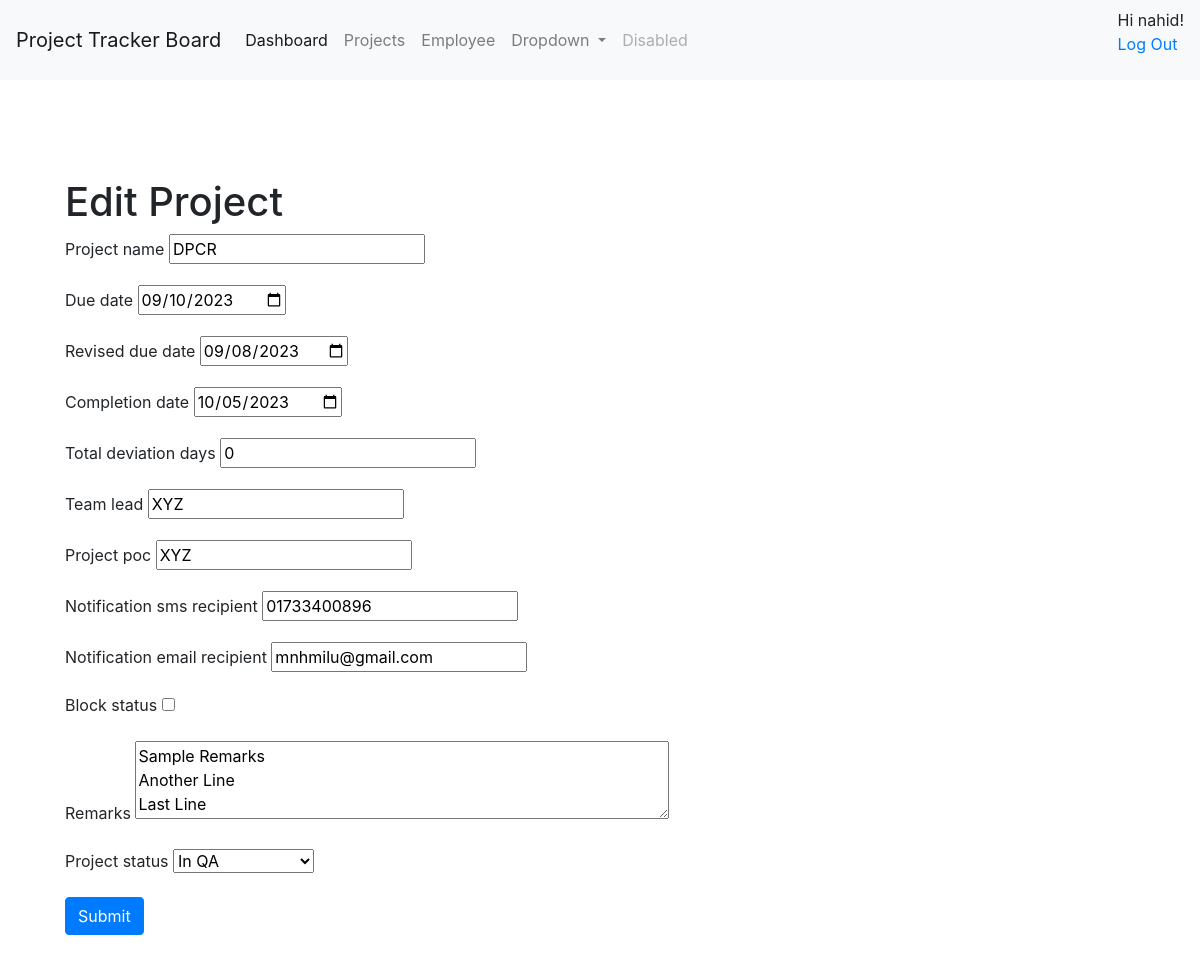
Page /project/edit/1 (signed in) on the committed database.
### employee/models.py (models this page shows)
class Project(models.Model):
    PROJECT_STATUS = PROJECT_STATUS_CHOICES
    project_id = models.AutoField(primary_key=True)
    project_name = models.CharField(max_length=100)
    due_date = models.DateField(null=True, blank=True)
    revised_due_date = models.DateField(null=True, blank=True)
    completion_date = models.DateField(null=True, blank=True)
    total_deviation_days=models.IntegerField(default=0)
    team_lead=models.CharField(max_length=50,blank=True)
    project_poc=models.CharField(max_length=50,blank=True)
    notification_sms_recipient=models.CharField(max_length=100, blank=True)
    notification_email_recipient=models.CharField(max_length=100, blank=True)
    block_status=models.BooleanField(default=False)
    inserted_by=models.CharField(max_length=250,default="admin",blank=True)
    insert_date=models.DateTimeField(auto_now_add=True)
    updated_by=models.CharField(max_length=250,default="admin",blank=True)
    update_date=models.DateTimeField(auto_now_add=True)
    remarks=models.CharField(max_length=250,blank=True)
    project_status = models.CharField(max_length=20, choices=PROJECT_STATUS)
    class Meta:
        managed = True
        db_table = "project"

### employee/views_project.py (the view)
# urls.py: path('project/edit/<int:id>', views_project.edit),
@login_required
def edit(request, id):
    logger.warning("edit called------------->with"+request.method);
    project = get_object_or_404(Project, pk=id)
    logger.warning("debug---->"+str(project.completion_date))
    if request.method == 'POST':
        form = ProjectForm(request.POST, instance=project)
        messages.error(request,form.errors)
        if form.is_valid():
            form.save()
            return redirect('/project/index')
    else:
        form = ProjectForm(instance=project)
    return render(request, 'project/edit.html', {'form': form, 'project': project})

### employee/forms.py (shortened to what this page needs)
class ProjectForm(forms.ModelForm):
    project_status = forms.ChoiceField(choices=PROJECT_STATUS_CHOICES, initial='initiated')
    class Meta:
        model = Project
        fields = "__all__"
        exclude=['inserted_by','updated_by']
        widgets = {
            'due_date': DateInput(),
            'revised_due_date': DateInput() ,
            'completion_date': DateInput() ,
            'remarks': forms.Textarea(attrs={'rows': 3, 'cols': 50}),
        }

### employee/templates/project/edit.html (shortened to what this page needs)
{% extends "base.html" %} {% block content %}
<div class="container mt-5">
  <h1>Edit Project</h1>
  <form method="post" class="form">
    {% for field in form %}
      <div class="form-group">
        <label for="{{ field.id_for_label }}" class="form-label">{{ field.label }}</label>
        {{ field }}
      </div>
    {% endfor %}
    <button type="submit" class="btn btn-primary">Submit</button>
  </form>
</div>
{% endblock %}

### employee/templates/base.html (shortened to what this page needs)
<!DOCTYPE html>
<html lang="en">
  <head>
    <link
      rel="stylesheet"
      href="https://maxcdn.bootstrapcdn.com/bootstrap/4.5.2/css/bootstrap.min.css"
    />
  </head>
  <body>
    <nav class="navbar navbar-expand-lg navbar-light bg-light">
      <a class="navbar-brand" href="#">Project Tracker Board</a>
      <div class="collapse navbar-collapse" id="navbarSupportedContent">
        <ul class="navbar-nav mr-auto">
          <li class="nav-item active">
            <a class="nav-link" href="/dashboard"
              >Dashboard <span class="sr-only">(current)</span></a
            >
          </li>
          <li class="nav-item">
            <a class="nav-link" href="/project/index">Projects</a>
          </li>
           {% if request.user.is_authenticated %}
          {% if request.user.groups.all.0.name == 'operator' %}
          <li class="nav-item">
            <a class="nav-link" href="/employee/show">Employee</a>
          </li>
          {% endif %}
          {% endif %}
          <li class="nav-item dropdown">
            <a
              class="nav-link dropdown-toggle"
              href="#"
              id="navbarDropdown"
              role="button"
              data-toggle="dropdown"
              aria-haspopup="true"
              aria-expanded="false"
            >
              Dropdown
            </a>
          </li>
          <li class="nav-item">
            <a class="nav-link disabled" href="#">Disabled</a>
          </li>
        </ul>
        <div>
          {% if user.is_authenticated %} Hi {{ user.username }}!
          <p><a href="{% url 'logout' %}">Log Out</a></p>
          {% else %}
          <p>You are not logged in</p>
          <a href="{% url 'login' %}">Log In</a>
          {% endif %}
        </div>
      </div>
    </nav>
    <div id="content" style="padding: 50px">
      {% block content %} {% endblock %}
    </div>
  </body>
</html>

### rows in the picture
Project: form "DPCR" "09/10/2023" "09/08/2023" "10/05/2023" "0" "XYZ" "XYZ" "01733400896" "mnhmilu@gmail.com" "Sample Remarks Another Line Last Line" "In QA"

### other values in the picture
{{ user.username }} "nahid"
{{ field.label }} "Project name" "Due date" "Revised due date" "Completion date" "Total deviation days" "Team lead" "Project poc" "Notification sms recipient" "Notification email recipient" "Block status" "Remarks" "Project status"
